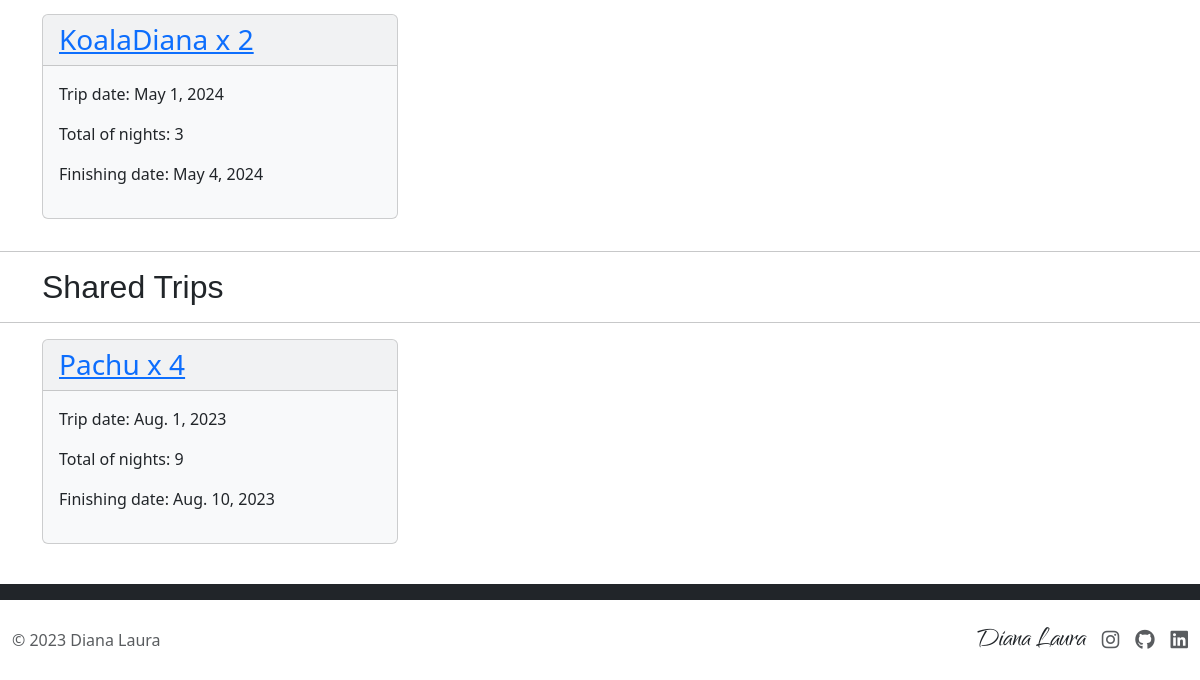
The app's page /mytrips (signed in, lower part), older data.
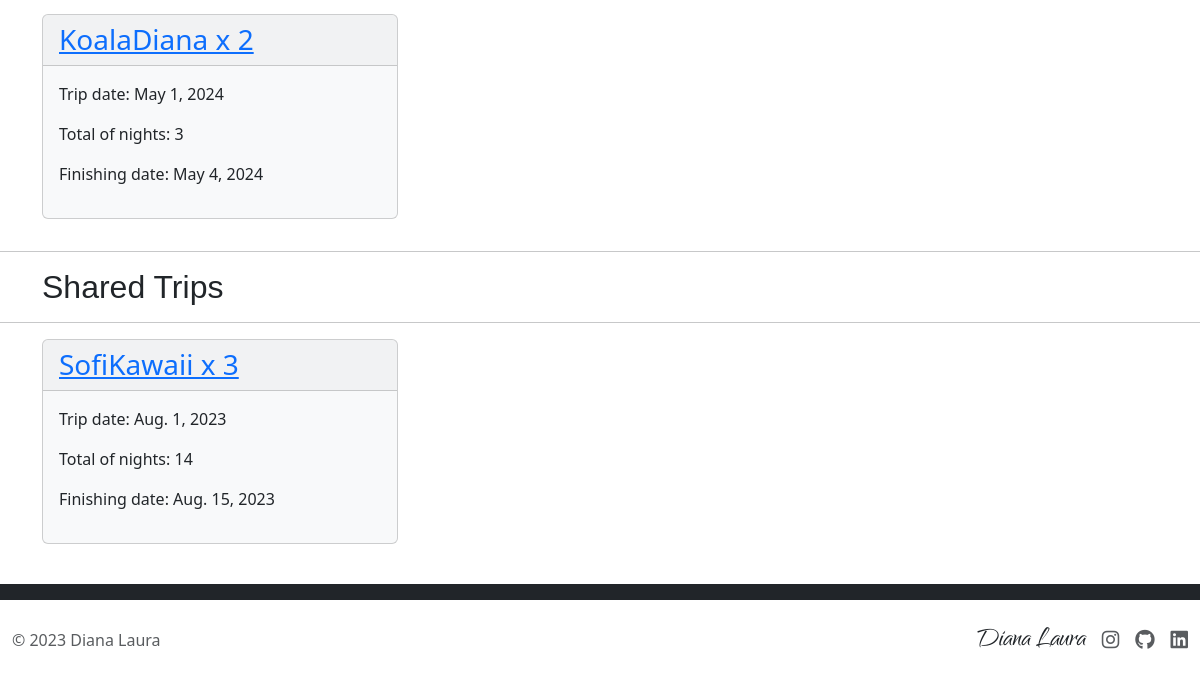
The same page, newer data.
### argentina/models.py (models this page shows, shortened)
class Trip(models.Model):
    class Meta:
        ordering = ('-id',)
    name = models.CharField(max_length=200)
    nights = models.PositiveSmallIntegerField()
    user = models.ForeignKey(User, on_delete=models.CASCADE, related_name="trip_user")
    start_date = models.DateTimeField(default=django.utils.timezone.now, verbose_name='start_date')
    finish_date = models.DateTimeField(default=django.utils.timezone.now, verbose_name='finish_date')

class SharedUser(models.Model):
    trip_user = models.ForeignKey(User, on_delete=models.CASCADE, related_name="first_user")
    shared_user = models.ForeignKey(User, on_delete=models.CASCADE, related_name="second_user")
    trip = models.ForeignKey(Trip, on_delete=models.CASCADE, related_name="shared_trip")

### argentina/views.py (the view)
# urls.py: path("mytrips", views.mytrips, name="mytrips"),
@login_required
def mytrips(request):
    user_trips = Trip.objects.filter(user=request.user)
    return render(request, "argentina/mytrips.html", {
        "trips": user_trips,
        "shared_trips":request.user.second_user.all()
    })

### argentina/templates/argentina/mytrips.html (shortened to what this page needs)
{% extends "argentina/layout.html" %}
{% block body %}
    <br>
    <div class="container">
        <div class="row">
            {% if trips %}
                {% for trip in trips %}
                    <div class="col-xs-1 col-sm-6 col-md-4">
                        <div class="card bg-light mb-3">
                            <h3 class="card-header"><a href="{% url 'trip' trip.id %}">{{ trip.name }}</a></h3>
                            <div class="card-body">
                                <p>Trip date: {{ trip.start_date.date }}</p>
                                <p>Total of nights: {{ trip.nights }}</p>
                                <p>Finishing date: {{ trip.finish_date.date }}</p>
                            </div>
                        </div>
                    </div>
                {% endfor %}
            {% else %}
                <h4>No trips created by you yet</h4>
            {% endif %}
        </div>
    </div>
    <hr>
    <div class="container">
        <h2>Shared Trips</h2>
    </div>
    <hr>
    <div class="container">
        <div class="row">
            {% if shared_trips %}
                {% for item in shared_trips %}
                    <div class="col-xs-1 col-sm-6 col-md-4">
                        <div class="card bg-light mb-3">
                            <h3 class="card-header"><a href="{% url 'trip' item.trip.id %}">{{ item.trip.name }}</a></h3>
                            <div class="card-body">
                                <p>Trip date: {{ item.trip.start_date.date }}</p>
                                <p>Total of nights: {{ item.trip.nights }}</p>
                                <p>Finishing date: {{ item.trip.finish_date.date }}</p>
                            </div>
                        </div>
                    </div>
                {% endfor %}
            {% else %}
                <h4>No trips were shared with you yet</h4>
            {% endif %}
        </div>
    </div>
    <br>
{% endblock %}

Row changes from the older to the newer data that the page shows:
removed SharedUser: trip.name "Pachu x 4", trip.start_date "Aug. 1, 2023", trip.nights "9", trip.finish_date "Aug. 10, 2023"
added SharedUser: trip.name "SofiKawaii x 3", trip.start_date "Aug. 1, 2023", trip.nights "14", trip.finish_date "Aug. 15, 2023"
